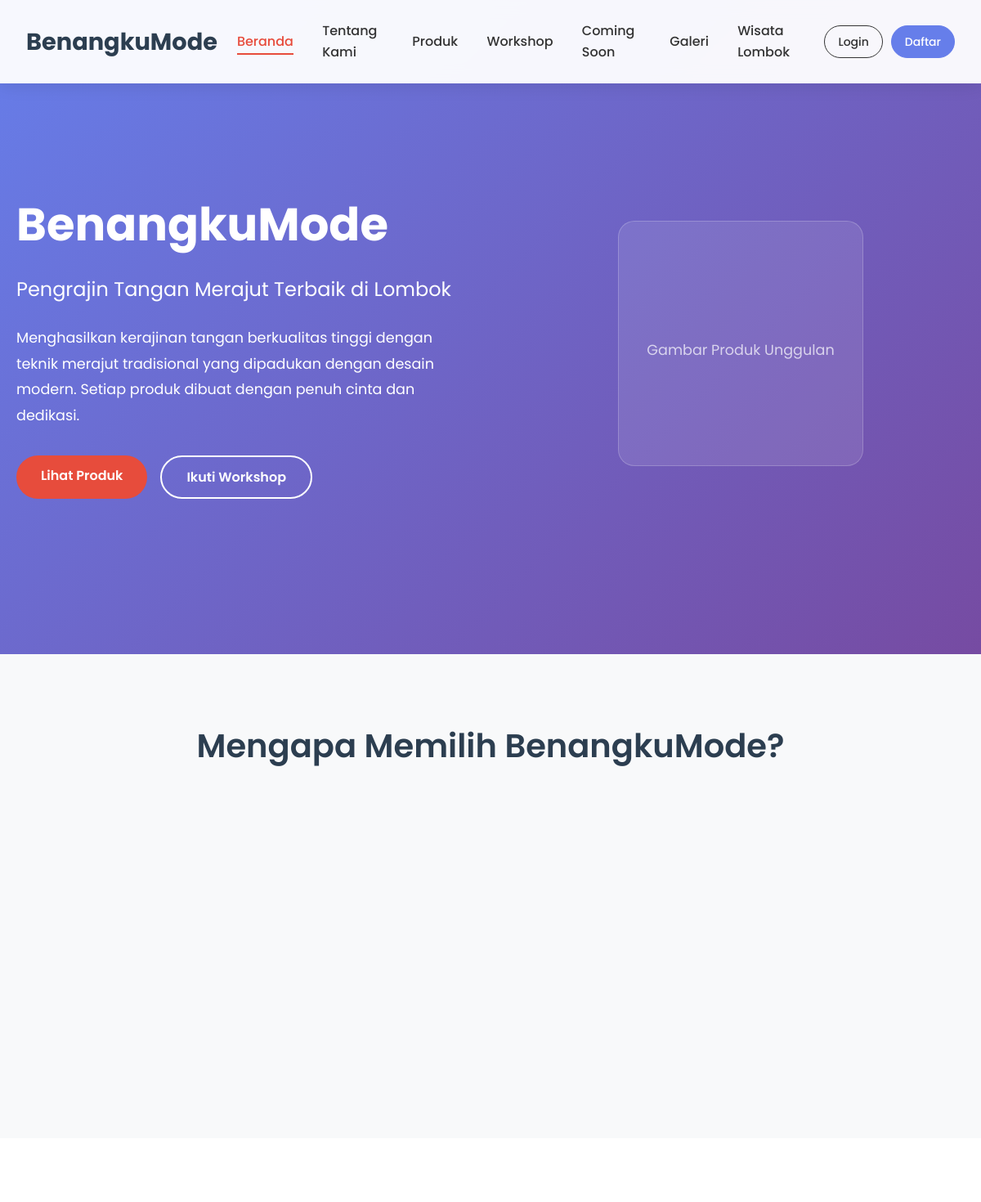
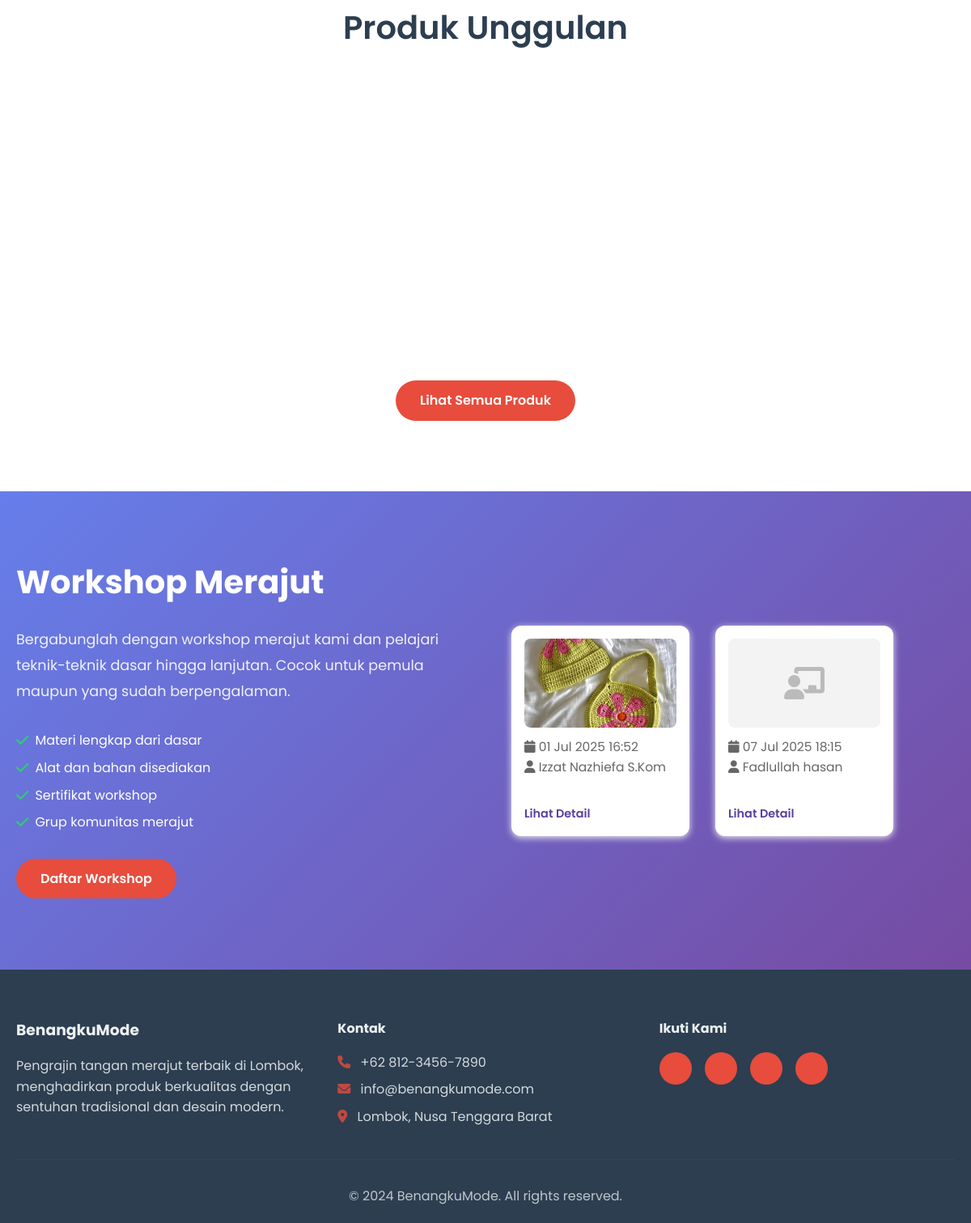
The page / on the database its author committed (2 pictures, top to bottom).
### tables this page shows
CREATE TABLE `workshops` (
  `id` int(11) NOT NULL,
  `title` varchar(200) NOT NULL,
  `description` text DEFAULT NULL,
  `category_id` int(11) DEFAULT NULL,
  `instructor` varchar(100) DEFAULT NULL,
  `max_participants` int(11) DEFAULT 20,
  `current_participants` int(11) DEFAULT 0,
  `price` decimal(10,2) NOT NULL,
  `duration` varchar(50) DEFAULT NULL,
  `start_date` datetime DEFAULT NULL,
  `end_date` datetime DEFAULT NULL,
  `location` varchar(200) DEFAULT NULL,
  `image` varchar(255) DEFAULT NULL,
  `is_active` tinyint(1) DEFAULT 1,
  `is_past_event` tinyint(1) DEFAULT 0,
  `created_at` timestamp NOT NULL DEFAULT current_timestamp(),
  `updated_at` timestamp NOT NULL DEFAULT current_timestamp() ON UPDATE current_timestamp()
);

### config/database.php (called while the page is built, shortened)
<?php
function isLoggedIn() {
    return isset($_SESSION['user_id']);
}
?>

### index.php (the view, shortened to what this page needs)
<?php
require_once 'config/database.php';
$workshopPreviews = [];
$res = mysqli_query($conn, "SELECT * FROM workshops WHERE is_active=1 AND is_past_event=0 ORDER BY start_date ASC LIMIT 3");
while ($row = mysqli_fetch_assoc($res)) {
    $workshopPreviews[] = $row;
}
?>
<!DOCTYPE html>
<html lang="id">
<head>
    <link rel="stylesheet" href="assets/css/style.css">
    <link rel="stylesheet" href="https://cdnjs.cloudflare.com/ajax/libs/font-awesome/6.0.0/css/all.min.css">
</head>
<body>
    <header class="header">
        <nav class="navbar">
            <div class="nav-container">
                <div class="nav-logo">
                    <h2>BenangkuMode</h2>
                </div>
                <ul class="nav-menu">
                    <li class="nav-item">
                        <a href="index.php" class="nav-link active">Beranda</a>
                    </li>
                    <li class="nav-item">
                        <a href="about.php" class="nav-link">Tentang Kami</a>
                    </li>
                    <li class="nav-item">
                        <a href="products.php" class="nav-link">Produk</a>
                    </li>
                    <li class="nav-item">
                        <a href="workshop.php" class="nav-link">Workshop</a>
                    </li>
                    <li class="nav-item">
                        <a href="comingsoon.php" class="nav-link">Coming Soon</a>
                    </li>
                    <li class="nav-item">
                        <a href="gallery.php" class="nav-link">Galeri</a>
                    </li>
                    <li class="nav-item">
                        <a href="wisata.php" class="nav-link">Wisata Lombok</a>
                    </li>
                </ul>
                <div class="auth-section">
                    <?php if (isLoggedIn()): ?>
                        <div class="user-menu">
                            <div class="user-avatar">
                                <?php echo strtoupper(substr($_SESSION['user_name'], 0, 1)); ?>
                            </div>
                            <div class="dropdown-menu">
                                <?php if (isAdmin()): ?>
                                    <a href="admin/dashboard.php">
                                        <i class="fas fa-cog me-2"></i>Admin Panel
                                    </a>
                                <?php else: ?>
                                <a href="profile.php">
                                    <i class="fas fa-user me-2"></i>Profil
                                </a>
                                <div class="divider"></div>
                                <a href="orders.php">
                                    <i class="fas fa-shopping-bag me-2"></i>Pesanan
                                </a>
                                <?php endif; ?>
                                <div class="divider"></div>
                                <a href="logout.php">
                                    <i class="fas fa-sign-out-alt me-2"></i>Logout
                                </a>
                            </div>
                        </div>
                    <?php else: ?>
                        <div class="auth-buttons">
                            <a href="login.php" class="btn btn-login">Login</a>
                            <a href="register.php" class="btn btn-register">Daftar</a>
                        </div>
                    <?php endif; ?>
                </div>
            </div>
        </nav>
    </header>
    <section class="hero">
        <div class="hero-container">
            <div class="hero-content">
                <h1 class="hero-title">BenangkuMode</h1>
                <p class="hero-subtitle">Pengrajin Tangan Merajut Terbaik di Lombok</p>
                <p class="hero-description">
                    Menghasilkan kerajinan tangan berkualitas tinggi dengan teknik merajut tradisional
                    yang dipadukan dengan desain modern. Setiap produk dibuat dengan penuh cinta dan dedikasi.
                </p>
                <div class="hero-buttons">
                    <a href="products.php" class="btn btn-primary">Lihat Produk</a>
                    <a href="workshop.php" class="btn btn-secondary">Ikuti Workshop</a>
                </div>
            </div>
            <div class="hero-image">
                <div class="hero-placeholder">
                    <p>Gambar Produk Unggulan</p>
                </div>
            </div>
        </div>
    </section>
    <section class="features">
        <div class="container">
            <h2 class="section-title">Mengapa Memilih BenangkuMode?</h2>
            <div class="features-grid">
            </div>
        </div>
    </section>
    <section class="products-preview">
        <div class="container">
            <h2 class="section-title">Produk Unggulan</h2>
            <div class="products-grid" id="productsGrid">
            </div>
            <div class="text-center" style="margin-top: 24px;">
                <a href="products.php" class="btn btn-primary">Lihat Semua Produk</a>
            </div>
        </div>
    </section>
    <section class="workshop-preview">
        <div class="container">
            <div class="workshop-content">
                <div class="workshop-text">
                    <h2>Workshop Merajut</h2>
                    <p>Bergabunglah dengan workshop merajut kami dan pelajari teknik-teknik dasar hingga lanjutan.
                    Cocok untuk pemula maupun yang sudah berpengalaman.</p>
                    <ul class="workshop-benefits">
                        <li><i class="fas fa-check"></i> Materi lengkap dari dasar</li>
                        <li><i class="fas fa-check"></i> Alat dan bahan disediakan</li>
                        <li><i class="fas fa-check"></i> Sertifikat workshop</li>
                        <li><i class="fas fa-check"></i> Grup komunitas merajut</li>
                    </ul>
                    <a href="workshop.php" class="btn btn-primary">Daftar Workshop</a>
                </div>
                <div class="workshop-image" style="display: flex; gap: 32px; justify-content: flex-start; align-items: stretch;">
                    <?php if ($workshopPreviews): ?>
                        <?php foreach ($workshopPreviews as $w): ?>
                        <div class="workshop-preview-card" style="background:#fff; border-radius:12px; box-shadow:0 2px 8px #eee; padding:16px; max-width:260px; min-width:220px; min-height:260px; display:flex; flex-direction:column; align-items:stretch; justify-content:flex-start; margin-bottom:0;">
                            <?php if (!empty($w['image'])): ?>
                                <img src="assets/images/workshops/<?= htmlspecialchars($w['image']) ?>" alt="Gambar Workshop" style="width:100%;max-height:110px;object-fit:cover;border-radius:8px; margin-bottom:12px;">
                            <?php else: ?>
                                <div style="height:110px;display:flex;align-items:center;justify-content:center;background:#f3f3f3;border-radius:8px; margin-bottom:12px;">
                                    <i class="fas fa-chalkboard-teacher" style="font-size:2.5rem;color:#bbb;"></i>
                                </div>
                            <?php endif; ?>
                            <div style="font-size:0.97em;color:#666; margin-bottom:8px;">
                                <i class="fas fa-calendar"></i> <?= date('d M Y H:i', strtotime($w['start_date'])) ?><br>
                                <i class="fas fa-user"></i> <?= htmlspecialchars($w['instructor']) ?>
                            </div>
                            <a href="workshop.php" class="btn btn-sm btn-outline-primary mt-2" style="margin-top:auto; color:#5a3fa0; font-weight:600; text-align:left; padding:0; background:none; border:none; box-shadow:none;">Lihat Detail</a>
                        </div>
                        <?php endforeach; ?>
                    <?php endif; ?>
                </div>
            </div>
        </div>
    </section>
    <footer class="footer">
        <div class="container">
            <div class="footer-content">
                <div class="footer-section">
                    <h3>BenangkuMode</h3>
                    <p>Pengrajin tangan merajut terbaik di Lombok, menghadirkan produk berkualitas dengan sentuhan tradisional dan desain modern.</p>
                </div>
                <div class="footer-section">
                    <h4>Kontak</h4>
                    <p><i class="fas fa-phone"></i> +62 812-3456-7890</p>
                    <p><i class="fas fa-envelope"></i> info@benangkumode.com</p>
                    <p><i class="fas fa-map-marker-alt"></i> Lombok, Nusa Tenggara Barat</p>
                </div>
                <div class="footer-section">
                    <h4>Ikuti Kami</h4>
                    <div class="social-links">
                        <a href="#"><i class="fab fa-instagram"></i></a>
                        <a href="#"><i class="fab fa-facebook"></i></a>
                        <a href="#"><i class="fab fa-whatsapp"></i></a>
                        <a href="#"><i class="fab fa-youtube"></i></a>
                    </div>
                </div>
            </div>
            <div class="footer-bottom">
                <p>&copy; 2024 BenangkuMode. All rights reserved.</p>
            </div>
        </div>
    </footer>
</body>
</html>

### index.php (style rules this page uses)
.auth-buttons { display: flex; gap: 10px; align-items: center; }
.auth-buttons .btn { padding: 8px 16px; border-radius: 20px; text-decoration: none; font-size: 14px; font-weight: 500; transition: all 0.3s ease; }
.auth-buttons .btn-login { background: transparent; color: #333; border: 1px solid #333; }
.auth-buttons .btn-register { background: #667eea; color: white; border: 1px solid #667eea; }

### rows shown on the page
workshops: image (picture), start_date "01 Jul 2025 16:52", instructor "Izzat Nazhiefa S.Kom"
workshops: start_date "07 Jul 2025 18:15", instructor "Fadlullah hasan"
